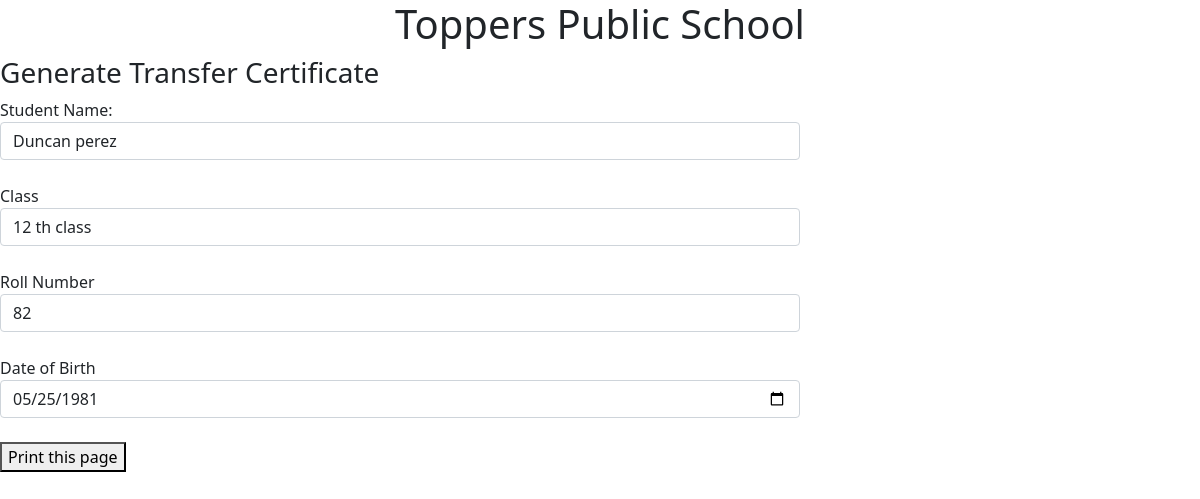
Screenshot of /tc.php?id=9 with the database file from the repository.
### tables this page shows
CREATE TABLE `student` (
  `id` int(11) NOT NULL,
  `name` varchar(50) NOT NULL,
  `class` varchar(12) NOT NULL,
  `rollno` int(5) NOT NULL,
  `date` timestamp NOT NULL DEFAULT current_timestamp(),
  `dob` date NOT NULL
);

### db.php (called while the page is built, shortened)
<?php
	class Db
	{
		var $con;
		public function __construct()
		{
			$this->con=mysqli_connect("localhost","root","","task");
		}
		function fetch1($tab,$id)
		{
			$sql="SELECT * FROM $tab WHERE id=$id";
			return mysqli_fetch_assoc(mysqli_query($this->con,$sql));
		}
	}
	$dbob=new Db;
?>

### tc.php (the view)
<center>
        <h1>Toppers Public School</h1>
    </center>
<?php
require_once ("theme.php");
	include "db.php";
	$id = "";
	if (isset($_GET['id'])) {
		$id=$_GET['id'];
		$info=$dbob->fetch1('student',$id);
	}
?>
<div class="col-md-8 col-xs-12" >
	<h3>Generate Transfer Certificate</h3>
	<form method="post" >
		<span>Student Name: </span>
		<input class="form-control" type="text" name="name" value="<?php if($id)  echo $info['name']; ?>" />
		<br/>
		<span>Class </span>
		<input class="form-control" type="text" name="class" value="<?php if($id)  echo $info['class']; ?>" />
		<br/>
		<span>Roll Number </span>
		<input class="form-control" type="number" name="rollno" value="<?php if($id)  echo $info['rollno']; ?>" />
		<br/>
		<span>Date of Birth </span>
		<input class="form-control" type="date" name="dob" value="<?php if($id)  echo $info['dob']; ?>" />
		<br/>
		<div>
		<div><button onClick="window.print()">Print this page
</button></div>
		</div>
	</form>
</div>

### rows the page displays
student: name "Duncan perez", class "12 th class", rollno "82", dob "05/25/1981"
